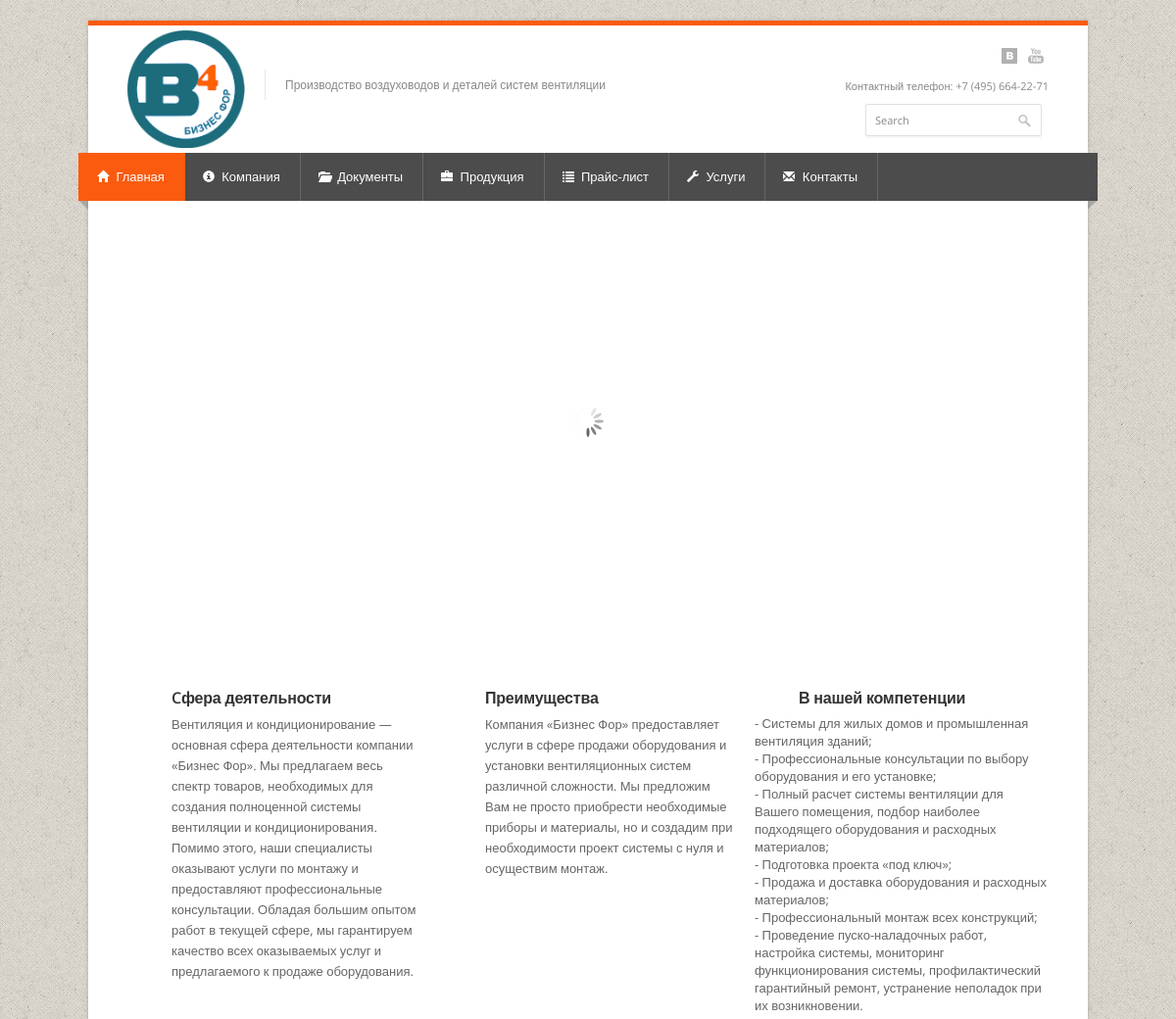
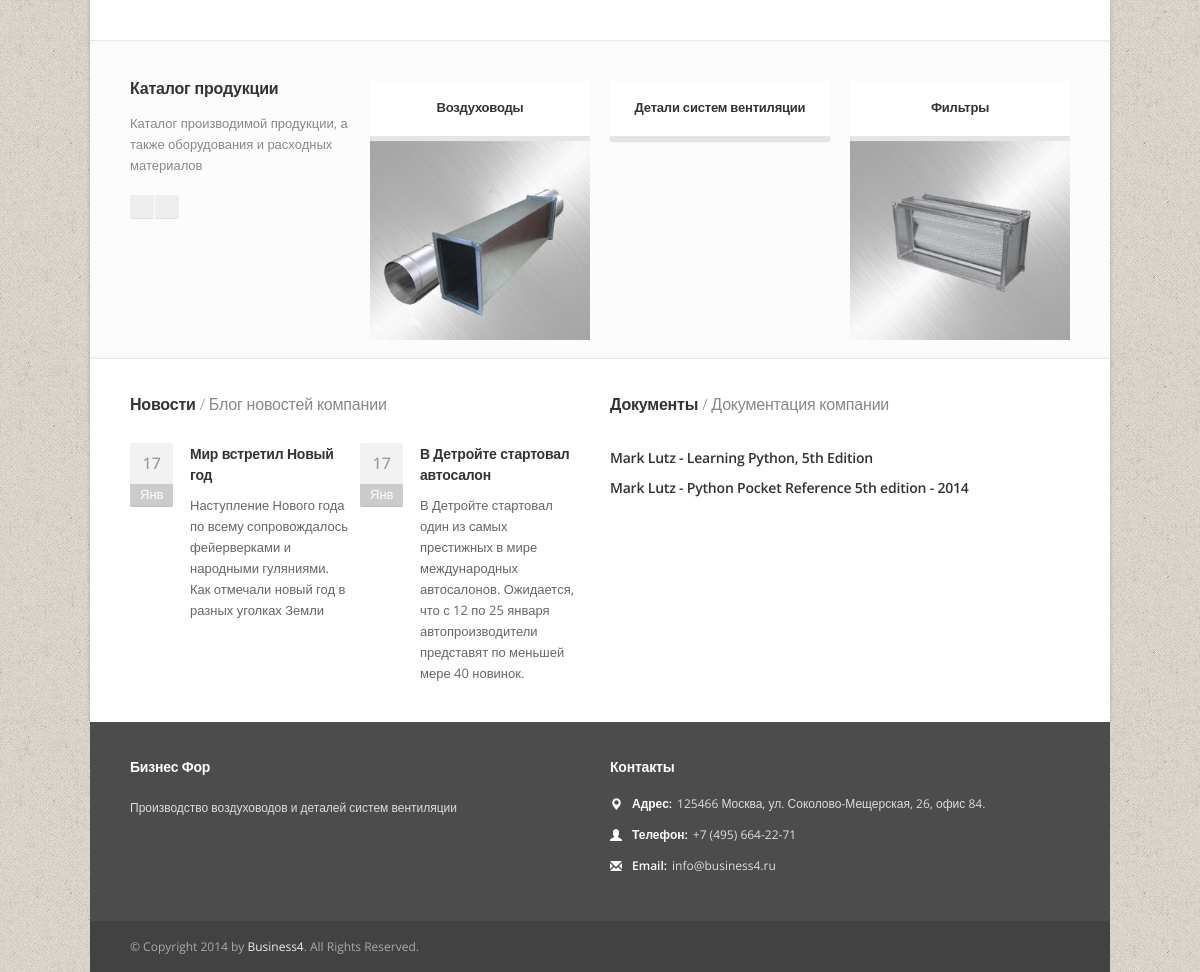
The page / on the database its author committed (2 pictures, top to bottom).
### main_page/models.py (models this page shows, shortened)
class Textblock(models.Model):
    title = models.CharField(max_length=255)
    block = HTMLField()

### catalog/models.py (models this page shows, shortened)
class Category(models.Model):
    title = models.CharField(max_length=255)
    img = models.ImageField(upload_to='upload_images')
    parent = models.ForeignKey('self', blank=True, null=True, related_name='category_set')
    def get_absolute_url(self):
        return "/catalog/%i/" % self.id

### blog/models.py (models this page shows, shortened)
class Post(models.Model):
    title = models.CharField(max_length=255)
    datetime = models.DateField(u'Дата публикации')
    short_content = models.TextField(max_length=500)
    content = HTMLField()
    image = models.ImageField(upload_to='upload_images', blank=True, null=True)
    category = models.ManyToManyField(Category, related_name='post_set')
    def get_absolute_url(self):
        return "/blog/%i/" % self.id

### documents/models.py (models this page shows, shortened)
class Document(models.Model):
    title = models.CharField(max_length=255)
    file = models.FileField(upload_to='upload_documents', blank=True, null=True)
    main_page = models.BooleanField(default=True)

### main_page/views.py (the view)
# urls.py: url(r'^$', 'main_page.views.show_index', name="home"),
def show_index(request):
    slides = Slide.objects.all()
    textblocks = Textblock.objects.all()
    categories = Category.objects.filter(parent__isnull=True).all()
    posts = list(reversed(Post.objects.all()))[:2]
    docs = Document.objects.filter(main_page=True)
    return render(request, 'index/index_view.html',
                  {
                      'slides': slides,
                      'textblocks': textblocks,
                      'categories': categories,
                      'posts': posts,
                      'docs': docs,
                      'DEFAULT_TITLE': settings.DEFAULT_TITLE,
                      'DEFAULT_DESCRIPTION': settings.DEFAULT_DESCRIPTION,
                      'DEFAULT_KEYWORD': settings.DEFAULT_KEYWORD,
                  }
    )

### templates/index/index_view.html (shortened to what this page needs)
{% extends 'index/index_base.html' %}
{% block slider %}
    <section id="layerslider-container">
        <div id="layerslider" style="width: 1020px; height: 450px; margin: 0 auto;">
        </div>
    </section>
{% endblock %}
{% block textblocks %}
    <section class="icon-box-container">
        {% for textblock in textblocks %}
            <div class="one-third column">
                <article class="icon-box">
                    <i class="icon-check"></i>
                    <h3>{{ textblock.title|safe }}</h3>
                    <p>{{ textblock.block|safe }}</p>
                </article>
            </div>
        {% endfor %}
    </section>
{% endblock %}
{% block catalog %}
    <section class="jcarousel recent-work-jc">
        <ul>
            {% for cat in categories %}
                <li class="four columns">
                    <a href="{{ cat.get_absolute_url }}" class="portfolio-item">
                        <figure>
                            <figcaption class="item-description">
                                <h5>{{ cat.title }}</h5>
                            </figcaption>
                            <img src="{{ cat.img.url }}" alt=""/>
                        </figure>
                    </a>
                </li>
            {% endfor %}
        </ul>
    </section>
{% endblock %}
{% block posts %}
    {% for post in posts %}
        <div class="four columns alpha">
            <article class="recent-blog">
                <section class="date">
                    <span class="day">{{ post.datetime|date:"j" }}</span>
                    <span class="month">{{ post.datetime|date:"M" }}</span>
                </section>
                <h4><a href="{{ post.get_absolute_url }}">{{ post.title }}</a></h4>
                <p>{{ post.short_content }}</p>
            </article>
        </div>
    {% endfor %}
{% endblock %}
{% block docs %}
    <ul>
    {% for doc in docs %}
        <li><a href="{{ doc.file.url }}"><h4>{{ doc.title }}</h4></a></li>
    {% endfor %}
    </ul>
{% endblock %}

### templates/index/index_base.html (shortened to what this page needs)
﻿{% load staticfiles %}
<!DOCTYPE html>
<html lang="en">
<head>
    <link rel="stylesheet" href="{% static "css/style.css" %}">
    <link rel="stylesheet" href="{% static "css/colors/orange.css" %}" id="colors">
</head>
<body>
<div id="wrapper">
    <div id="top-line"></div>
    <div class="container">
        <header id="header">
            <div class="ten columns">
                <div id="logo">
                    <h1><a href="/"><img src="{% static "images/logo.png" %}" alt="«Бизнес Фор»"/></a></h1>
                    <div id="tagline">Производство воздуховодов
                        и деталей систем вентиляции
                    </div>
                    <div class="clearfix"></div>
                </div>
            </div>
            <div class="six columns">
                <ul class="social-icons">
                    <li class="vk"><a href="#">vk</a></li>
                    <li class="youtube"><a href="#">youtube</a></li>
                </ul>
                <div class="clearfix"></div>
                <div class="contact-details">Контактный телефон: +7 (495) 664-22-71</div>
                <div class="clearfix"></div>
                <nav class="top-search">
                    <form action="404-page.html" method="get">
                        <button class="search-btn"></button>
                        <input class="search-field" type="text" onblur="if(this.value=='')this.value='Search';"
                               onfocus="if(this.value=='Search')this.value='';" value="Search"/>
                    </form>
                </nav>
            </div>
        </header>
    </div>
    <nav id="navigation" class="style-1">
        <div class="left-corner"></div>
        <div class="right-corner"></div>
        <ul class="menu" id="responsive">
            <li><a href="/" id="current"><i class="halflings white home"></i> Главная</a></li>
            <li><a href="#"><i class="halflings white info-sign"></i> Компания</a>
            </li>
            <li><a href="#"><i class="halflings white folder-open"></i> Документы</a>
            </li>
            <li><a href="#"><i class="halflings white briefcase"></i> Продукция</a>
            </li>
            <li><a href="#"><i class="halflings white list"></i> Прайс-лист</a>
            </li>
            <li><a href="#"><i class="halflings white wrench"></i> Услуги</a>
            </li>
            <li><a href="/contact"><i class="halflings white envelope"></i> Контакты</a></li>
        </ul>
    </nav>
    <div id="content">
        {% block slider %} empty {% endblock %}
        <div class="container">
            {% block textblocks %} empty {% endblock %}
        </div>
        <div class="container floated">
            <div class="blank floated">
                <div class="four columns carousel-intro">
                    <section class="entire">
                        <h3>Каталог продукции</h3>
                        <p>Каталог производимой продукции, а также оборудования и расходных материалов</p>
                    </section>
                    <div class="carousel-navi">
                        <div id="work-prev" class="arl jcarousel-prev"><i class="icon-chevron-left"></i></div>
                        <div id="work-next" class="arr jcarousel-next"><i class="icon-chevron-right"></i></div>
                    </div>
                    <div class="clearfix"></div>
                </div>
                {% block catalog %}empty{% endblock %}
            </div>
        </div>
        <div class="container">
            <div class="eight columns">
                <h3 class="margin-1">Новости<span> / Блог новостей компании</span></h3>
                {% block posts %} {% endblock %}
            </div>
            <div class="eight columns">
                <h3 class="margin-1">Документы <span>/ Документация компании</span></h3>
                {% block docs %}{% endblock %}
            </div>
        </div>
    </div>
</div>
<footer id="footer">
    <div class="container">
        <div class="eight columns">
            <h4>Бизнес Фор</h4>
            <p>Производство воздуховодов и деталей систем вентиляции</p>
        </div>
        <div class="eight columns">
            <h4>Контакты</h4>
            <ul class="contact-details-alt">
                <li><i class="halflings white map-marker"></i>
                    <p><strong>Адрес:</strong> 125466 Москва, ул. Соколово-Мещерская, 26, офис 84.</p></li>
                <li><i class="halflings white user"></i>
                    <p><strong>Телефон:</strong> +7 (495) 664-22-71</p></li>
                <li><i class="halflings white envelope"></i>
                    <p><strong>Email:</strong> <a href="#">info@business4.ru</a></p></li>
            </ul>
        </div>
    </div>
</footer>
<footer id="footer-bottom">
    <div class="container">
        <div class="eight columns">
            <div class="copyright">
                © Copyright 2014 by <a href="#">Business4</a>. All Rights Reserved.
            </div>
        </div>
    </div>
</footer>
</body>
</html>

### static/css/colors/orange.css (style rules this page uses)
#top-line { background: #fa5b0f; }
#current { background-color: #fa5b0f; border-right: 1px solid #fa5b0f; }

### static/css/base.css (style rules this page uses)
html, body, div, span, applet, object, iframe, h1, h2, h3, h4, h5, h6, p, blockquote, pre, a, abbr, acronym, address, big, cite, code, del, dfn, em, img, ins, kbd, q, s, samp, small, strike, strong, sub, sup, tt, var, b, u, i, center, dl, dt, dd, ol, ul, li, fieldset, form, label, legend, table, caption, tbody, tfoot, thead, tr, th, td, article, aside, canvas, details, embed, figure, figcaption, footer, header, hgroup, menu, nav, output, ruby, section, summary, time, mark, audio, video { margin: 0; padding: 0; border: 0; font-size: 100%; font: inherit; vertical-align: baseline; }
article, aside, details, figcaption, figure, footer, header, hgroup, menu, nav, section { display: block; }
body { line-height: 1; }
ol, ul { list-style: none; }
body { background: url(../images/bg/noise.png) repeat; font-size: 13px; line-height: 21px; color: #666; -webkit-font-smoothing: antialiased; -webkit-text-size-adjust: 100%; }
#wrapper { background: #fff; width: 1020px; margin: 0 auto; padding: 0; box-shadow: 0px 0px 4px 0px rgba(0, 0, 0, 0.2); }
body, h1, h2, h3, h4, h5, h6, .button, input[type="button"], input[type="submit"], input[type="text"], input[type="password"], input[type="email"], textarea, select { font-family: "Open Sans", "HelveticaNeue", "Helvetica Neue", Helvetica, Arial, sans-serif; }
#wrapper img { height: auto; max-width: 100%; }
img, object, video { height: auto; display: block; }
img { width: auto; border: 0; -ms-interpolation-mode: bicubic; }
h1, h2, h3, h4, h5, h6 { color: #333; font-weight: 600; letter-spacing: -0.2px; }
h2 span, h3 span { color: #888; font-weight: 200; }
h1 a, h2 a, h3 a, h4 a, h5 a, h6 a { font-weight: inherit; }
h1 { font-size: 28px; line-height: 50px; }
h3 { font-size: 16px; line-height: 34px; }
h4 { font-size: 14px; line-height: 30px; }
h5 { font-size: 12px; line-height: 24px; }
p { margin: 0 0 15px 0; line-height: 21px; }
strong { font-weight: 600; color: #333; }
a, a:visited { color: #169fe6; text-decoration: none; outline: 0; -webkit-transition: color 0.1s ease-in-out; -moz-transition: color 0.1s ease-in-out; -o-transition: color 0.1s ease-in-out; -transition: color 0.1s ease-in-out; }
p a, p a:visited { line-height: inherit; }
ul, ol { margin: 0; }
ul { list-style: none outside; }
li { line-height: 18px; }
li p { line-height: 21px; }
input[type="text"], input[type="password"], input[type="email"], textarea, select { border: 1px solid #e0e0e0; padding: 8px 9px; outline: none; font-size: 13px; color: #888; margin: 0; max-width: 100%; display: block; background: #fff; -webkit-box-shadow: 0px 2px 0px 0px rgba(0, 0, 0, 0.03); box-shadow: 0px 2px 0px 0px rgba(0, 0, 0, 0.03); border-radius: 2px; }

### static/css/responsive.css (style rules this page uses)
.container { position: relative; width: 960px; margin: 0 auto; padding: 0; }
.container.floated { width: 1020px; }
.container .column, .container .columns { float: left; display: inline; margin-left: 10px; margin-right: 10px; }
#content { overflow: hidden; }
.column.alpha, .columns.alpha { margin-left: 0; }
.container .floated { float: left; display: inline; margin: 0; padding: 0 40px; }
.blank.floated { float: left; display: inline; margin: 0; width: 960px; padding: 0 30px; border-top: 1px solid #e8e8e8; border-bottom: 1px solid #e8e8e8; background: #fcfcfc; -webkit-box-shadow: inset 0px 2px 0px 0px #f7f7f7, inset 0px -2px 0px 0px #f7f7f7; box-shadow: inset 0px 2px 0px 0px #f7f7f7, inset 0px -2px 0px 0px #f7f7f7; }
.container .four.columns, .container .four.floated { width: 220px; }
.container .six.columns, .container .six.floated { width: 340px; }
.container .eight.columns, .container .eight.floated { width: 460px; }
.container .ten.columns, .container .ten.floated { width: 580px; }
.container .one-third.column { width: 300px; }
.container:after { content: "\0020"; display: block; height: 0; clear: both; visibility: hidden; }
.clearfix:before, .clearfix:after, .row:before, .row:after { content: '\0020'; display: block; overflow: hidden; visibility: hidden; width: 0; height: 0; }
.row:after, .clearfix:after { clear: both; }
.row, .clearfix { zoom: 1; }

### rows shown on the page
Textblock: title "Cфера деятельности", block "Вентиляция и кондиционирование — основная сфера деятельности компании «Бизнес Фор». Мы предлагаем весь спектр товаров, необходимых для создания полноценной системы вентиляции и кондиционирования. Помимо этого, наши специалисты оказывают услуги по монтажу и предоставляют профессиональные консультации. Обладая большим опытом работ в текущей сфере, мы гарантируем качество всех оказываемых услуг и предлагаемого к продаже оборудования."
Textblock: title "Преимущества", block "Компания «Бизнес Фор» предоставляет услуги в сфере продажи оборудования и установки вентиляционных систем различной сложности. Мы предложим Вам не просто приобрести необходимые приборы и материалы, но и создадим при необходимости проект системы с нуля и осуществим монтаж."
Textblock: title "В нашей компетенции", block "- Системы для жилых домов и промышленная вентиляция зданий; - Профессиональные консультации по выбору оборудования и его установке; - Полный расчет системы вентиляции для Вашего помещения, подбор наиболее подходящего оборудования и расходных материалов; - Подготовка проекта «под ключ»; - Продажа и доставка оборудования и расходных материалов; - Профессиональный монтаж всех конструкций; - Проведение пуско-наладочных работ, настройка системы, мониторинг функционирования системы, профилактический гарантийный ремонт, устранение неполадок при их возникновении."
Category: title "Воздуховоды", img (picture)
Category: title "Детали систем вентиляции"
Category: title "Фильтры", img (picture)
Post: datetime "17", datetime "Янв", title "Мир встретил Новый год", short_content "Наступление Нового года по всему сопровождалось фейерверками и народными гуляниями. Как отмечали новый год в разных уголках Земли"
Post: datetime "17", datetime "Янв", title "В Детройте стартовал автосалон", short_content "В Детройте стартовал один из самых престижных в мире международных автосалонов. Ожидается, что с 12 по 25 января автопроизводители представят по меньшей мере 40 новинок."
Document: title "Mark Lutz - Learning Python, 5th Edition"
Document: title "Mark Lutz - Python Pocket Reference 5th edition - 2014"
